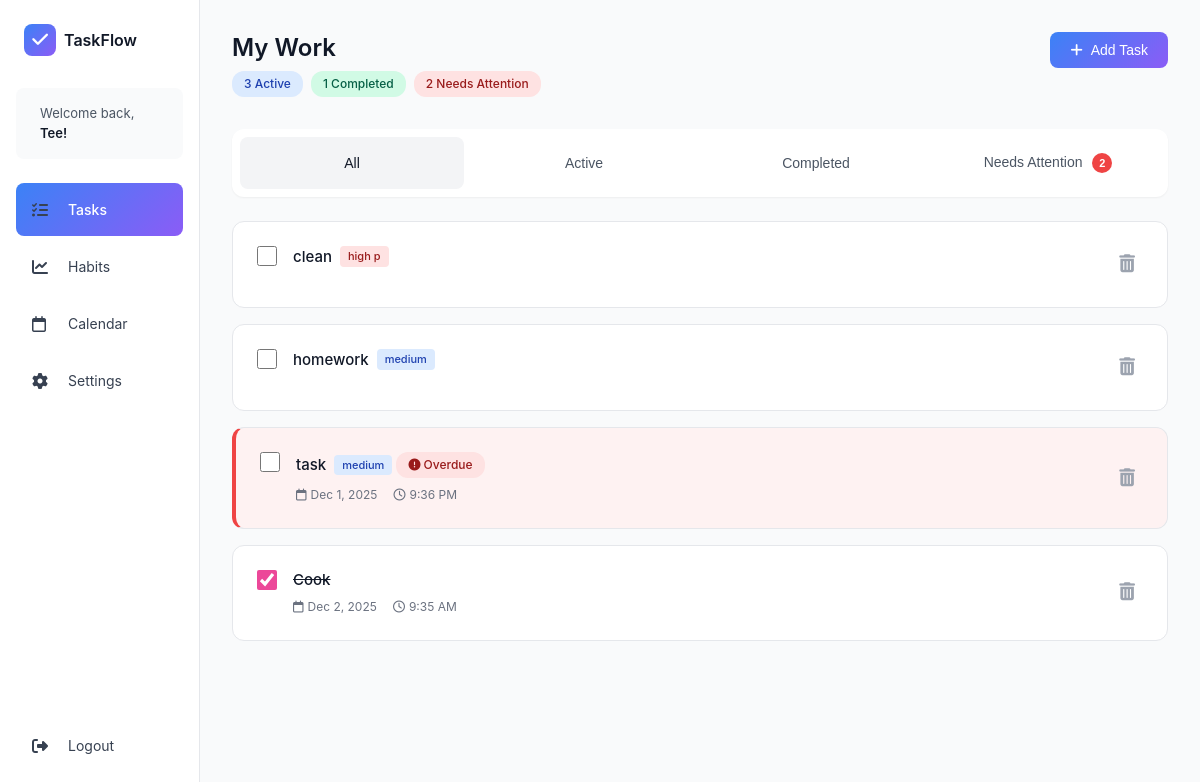
Page /dashboard/ (signed in) on the committed database.
### todo_app/models.py (models this page shows, shortened)
class UserProfile(models.Model):
    user = models.OneToOneField(User, on_delete=models.CASCADE, related_name='profile')
    custom_name = models.CharField(max_length=100, default='User')
    productivity_preference = models.CharField(
        max_length=20,
        choices=PRODUCTIVITY_PREFERENCE,
        default='anytime',
        help_text="When are you most productive?"
    )
    onboarding_completed = models.BooleanField(default=False)
    theme_mode = models.CharField(max_length=20, choices=THEME_MODES, default='light')
    primary_color = models.CharField(max_length=7, default='#3b82f6')  # Blue
    secondary_color = models.CharField(max_length=7, default='#8b5cf6')  # Purple
    accent_color = models.CharField(max_length=7, default='#ec4899')  # Pink
    created_at = models.DateTimeField(auto_now_add=True)

class Task(models.Model):
    user = models.ForeignKey(User, on_delete=models.CASCADE, related_name='tasks')
    title = models.CharField(max_length=200)
    description = models.TextField(blank=True, null=True)
    due_date = models.DateField(null=True, blank=True)
    due_time = models.TimeField(null=True, blank=True)
    is_completed = models.BooleanField(default=False)
    priority = models.IntegerField(choices=PRIORITY_CHOICES, default=3)
    reminder_set = models.BooleanField(default=False)
    reminder_sent = models.BooleanField(default=False)
    completed_at = models.DateTimeField(null=True, blank=True)
    created_at = models.DateTimeField(auto_now_add=True)
    updated_at = models.DateTimeField(auto_now=True)
    class Meta:
        ordering = ['is_completed', 'priority', 'due_date', 'due_time', 'created_at']
    def is_overdue(self):
        if not self.due_date or self.is_completed:
            return False
        return self.due_date < date.today()

### todo_app/views.py (the view)
# urls.py: path('dashboard/', views.dashboard_view, name='dashboard'),
@login_required
def dashboard_view(request):
    profile = get_object_or_404(UserProfile, user=request.user)
    if not profile.onboarding_completed:
        return redirect('onboarding_welcome')
    all_tasks = Task.objects.filter(user=request.user)
    active_tasks = all_tasks.filter(is_completed=False).order_by('priority', 'due_date')
    completed_tasks = all_tasks.filter(is_completed=True).order_by('-completed_at')
    attention_tasks = active_tasks.filter(
        Q(due_date__lt=date.today()) | Q(priority=1)
    ).distinct()
    context = {
        'user_name': profile.custom_name,
        'all_tasks': all_tasks,
        'active_tasks': active_tasks,
        'completed_tasks': completed_tasks,
        'attention_tasks': attention_tasks,
        'active_count': active_tasks.count(),
        'completed_count': completed_tasks.count(),
        'needs_attention_count': attention_tasks.count(),
        'priorities': PRIORITY_CHOICES,
    }
    return render(request, 'todo_app/dashboard.html', context)

### todo_app/templates/todo_app/dashboard.html (shortened to what this page needs)
{% extends "todo_app/base_with_sidebar.html" %}
{% load static %}
{% block main_content %}
<div class="tasks-container">
    <div class="page-header">
        <div class="header-left">
            <h1 class="page-title">My Work</h1>
            <div class="status-badges">
                <span class="status-badge active">{{ active_count }} Active</span>
                <span class="status-badge completed">{{ completed_count }} Completed</span>
                {% if needs_attention_count > 0 %}
                <span class="status-badge attention">{{ needs_attention_count }} Needs Attention</span>
                {% endif %}
            </div>
        </div>
        <button id="add-task-btn" class="add-btn gradient-add-btn">
            <i class="fa-solid fa-plus"></i> Add Task
        </button>
    </div>
    <div class="tabs-container">
        <button class="tab-button active" data-tab="all">All</button>
        <button class="tab-button" data-tab="active">Active</button>
        <button class="tab-button" data-tab="completed">Completed</button>
        <button class="tab-button" data-tab="attention">
            Needs Attention
            {% if needs_attention_count > 0 %}
            <span class="attention-badge">{{ needs_attention_count }}</span>
            {% endif %}
        </button>
    </div>
    <div class="tab-content active" id="all-tab">
        {% if not all_tasks %}
        <div class="empty-state">
            <div class="empty-icon">
                <i class="fa-regular fa-circle-check"></i>
            </div>
            <p class="empty-text">No tasks yet</p>
        </div>
        {% else %}
        <div class="tasks-list">
            {% for task in all_tasks %}
            <div class="task-card {% if task.is_overdue %}overdue-task{% endif %}">
                <form method="POST" action="{% url 'complete_task' task.id %}" class="task-checkbox-form">
                    <input type="checkbox" {% if task.is_completed %}checked{% endif %} onchange="this.form.submit()">
                </form>
                <div class="task-content">
                    <div class="task-header">
                        <h3 class="task-title {% if task.is_completed %}completed{% endif %}">{{ task.title }}</h3>
                        <div class="task-badges">
                            {% if task.priority != 3 %}
                            <span class="priority-badge {% if task.priority == 1 %}high{% elif task.priority == 2 %}medium{% else %}low{% endif %}">
                                {{ task.get_priority_display|slice:"0:6"|lower }}
                            </span>
                            {% endif %}
                            {% if task.is_overdue %}
                            <span class="status-badge overdue">
                                <i class="fa-solid fa-circle-exclamation"></i> Overdue
                            </span>
                            {% endif %}
                        </div>
                    </div>
                    <div class="task-meta">
                        {% if task.due_date %}
                        <span class="meta-item">
                            <i class="fa-regular fa-calendar"></i>
                            {{ task.due_date|date:"M j, Y" }}
                        </span>
                        {% endif %}
                        {% if task.due_time %}
                        <span class="meta-item">
                            <i class="fa-regular fa-clock"></i>
                            {{ task.due_time|time:"g:i A" }}
                        </span>
                        {% endif %}
                    </div>
                </div>
                <div class="task-actions">
                    <form method="POST" action="{% url 'delete_task' task.id %}" onsubmit="return confirm('Delete this task?');">
                        <button type="submit" class="delete-icon">
                            <i class="fa-solid fa-trash-can"></i>
                        </button>
                    </form>
                </div>
            </div>
            {% endfor %}
        </div>
        {% endif %}
    </div>
</div>
{% endblock %}

### todo_app/templates/todo_app/base_with_sidebar.html (shortened to what this page needs)
{% load static %}
<!DOCTYPE html>
<html lang="en" data-theme="{{ profile.theme_mode|default:'light' }}">
    <head>
    <link rel="stylesheet" href="https://cdnjs.cloudflare.com/ajax/libs/font-awesome/6.5.1/css/all.min.css">
    <link rel="stylesheet" href="{% static 'css/theme-system.css' %}">
    <link rel="stylesheet" href="{% static 'css/app.css' %}">
</head>
    <body data-theme="{{ profile.theme_mode|default:'light' }}"
        data-theme-mode="{{ profile.theme_mode|default:'light' }}"
        data-primary-color="{{ profile.primary_color|default:'#3b82f6' }}"
        data-secondary-color="{{ profile.secondary_color|default:'#8b5cf6' }}"
        data-accent-color="{{ profile.accent_color|default:'#ec4899' }}">
        <div class="app-layout">
            {% include 'todo_app/partials/sidebar.html' %}
            <main class="main-content">
                {% block main_content %}{% endblock %}
            </main>
        </div>
    </body>
</html>

### todo_app/templates/todo_app/partials/sidebar.html
{% load static %}
<aside class="sidebar">
    <div class="sidebar-header">
        <div class="logo-container">
            <div class="logo-icon">
                <i class="fa-solid fa-check"></i>
            </div>
            <span class="logo-text">TaskFlow</span>
        </div>
    </div>
    <div class="sidebar-welcome">
        <p>Welcome back,</p>
        <p class="user-name">{{ user_name|default:user.username }}!</p>
    </div>
    <nav class="sidebar-nav">
        <a href="{% url 'dashboard' %}" class="nav-item {% if request.resolver_match.url_name == 'dashboard' %}active{% endif %}">
            <i class="fa-solid fa-list-check"></i>
            <span>Tasks</span>
        </a>
        <a href="{% url 'habits_view' %}" class="nav-item {% if request.resolver_match.url_name == 'habits_view' %}active{% endif %}">
            <i class="fa-solid fa-chart-line"></i>
            <span>Habits</span>
        </a>
        <a href="{% url 'calendar_view' %}" class="nav-item {% if request.resolver_match.url_name == 'calendar_view' %}active{% endif %}">
            <i class="fa-regular fa-calendar"></i>
            <span>Calendar</span>
        </a>
        <a href="{% url 'settings_view' %}" class="nav-item {% if request.resolver_match.url_name == 'settings_view' %}active{% endif %}">
            <i class="fa-solid fa-gear"></i>
            <span>Settings</span>
        </a>
    </nav>
    <div class="sidebar-footer">
        <a href="{% url 'logout' %}" class="nav-item logout-btn">
            <i class="fa-solid fa-right-from-bracket"></i>
            <span>Logout</span>
        </a>
    </div>
</aside>

### todo_app/static/css/theme-system.css (style rules this page uses)
:root { --primary-color: #3b82f6; --secondary-color: #8b5cf6; --accent-color: #ec4899; --color-active: #0d6efd; --color-completed: #10b981; --color-overdue: #ef4444; --color-attention: #f59e0b; --gray-50: #f9fafb; --gray-100: #f3f4f6; --gray-200: #e5e7eb; --gray-300: #d1d5db; --gray-400: #9ca3af; --gray-500: #6b7280; --gray-600: #4b5563; --gray-700: #374151; --gray-800: #1f2937; --gray-900: #111827; --font-primary: -apple-system, BlinkMacSystemFont, 'Segoe UI', 'Roboto', 'Oxygen', 'Ubuntu', 'Helvetica Neue', sans-serif; --sidebar-width: 200px; --content-max-width: 1400px; --spacing-xs: 4px; --spacing-sm: 8px; --spacing-md: 16px; --spacing-lg: 24px; --spacing-xl: 32px; --spacing-2xl: 48px; --radius-sm: 6px; --radius-md: 8px; --radius-lg: 12px; --radius-xl: 20px; --shadow-sm: 0 1px 2px 0 rgba(0, 0, 0, 0.05); --shadow-md: 0 4px 6px -1px rgba(0, 0, 0, 0.1); --shadow-lg: 0 10px 15px -3px rgba(0, 0, 0, 0.1); --shadow-xl: 0 20px 60px rgba(0, 0, 0, 0.15); }
* { margin: 0; padding: 0; box-sizing: border-box; }
body { font-family: var(--font-primary); background: var(--gray-50); color: var(--gray-900); line-height: 1.6; transition: background-color 0.3s ease, color 0.3s ease; }
h1, h2, h3, h4, h5, h6 { font-family: var(--font-primary); font-weight: 600; line-height: 1.3; }
body[data-theme="light"] { background: var(--gray-50); color: var(--gray-900); }
body[data-theme="light"] .main-content { background: var(--gray-50); }
body[data-theme="light"] .sidebar { background: white; border-right-color: var(--gray-200); }
body[data-theme="light"] .task-card, body[data-theme="light"] .habit-card, body[data-theme="light"] .calendar-container, body[data-theme="light"] .settings-section, body[data-theme="light"] .tabs-container { background: white; border-color: var(--gray-200); color: var(--gray-900); }
body[data-theme="light"] .page-title, body[data-theme="light"] .section-heading, body[data-theme="light"] .task-title, body[data-theme="light"] .habit-title { color: var(--gray-900); }
body[data-theme="light"] .nav-item { color: var(--gray-700); }
.gradient-add-btn, .btn-primary, .btn-apply, .gradient-btn { background: linear-gradient(135deg, var(--primary-color), var(--secondary-color)) !important; color: white; }
.nav-item.active { background: linear-gradient(135deg, var(--primary-color), var(--secondary-color)) !important; color: white; }
.logo-icon { background: linear-gradient(135deg, var(--primary-color), var(--secondary-color)) !important; }
input[type="checkbox"]:checked { accent-color: var(--accent-color); }
body, .sidebar, .main-content, .task-card, .habit-card, .settings-section, .calendar-container, .tabs-container, .form-input, .modal-dialog { transition: background-color 0.3s ease, color 0.3s ease, border-color 0.3s ease; }

### rows in the picture
UserProfile: custom_name.username "Tee"
Task: title "clean", priority "high p"
Task: title "homework", priority "medium"
Task: title "task", priority "medium", shows "Overdue", due_date "Dec 1, 2025", due_time "9:36 PM"
Task: is_completed "☑", title "Cook", due_date "Dec 2, 2025", due_time "9:35 AM"

### other values in the picture
{{ active_count }} "3"
{{ completed_count }} "1"
{{ needs_attention_count }} "2"
